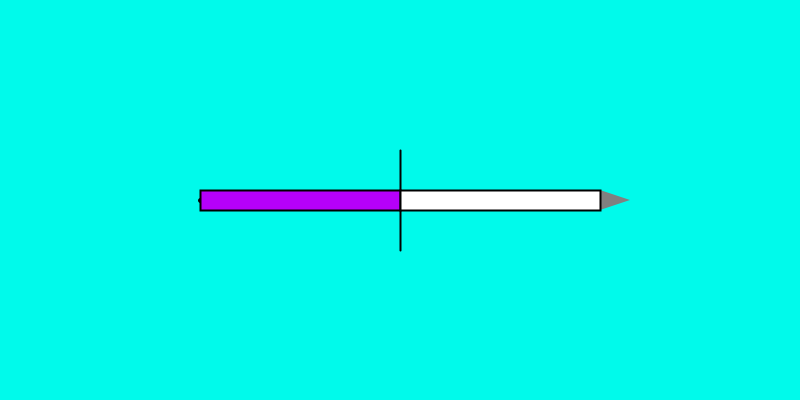
Frame 1 (no input)
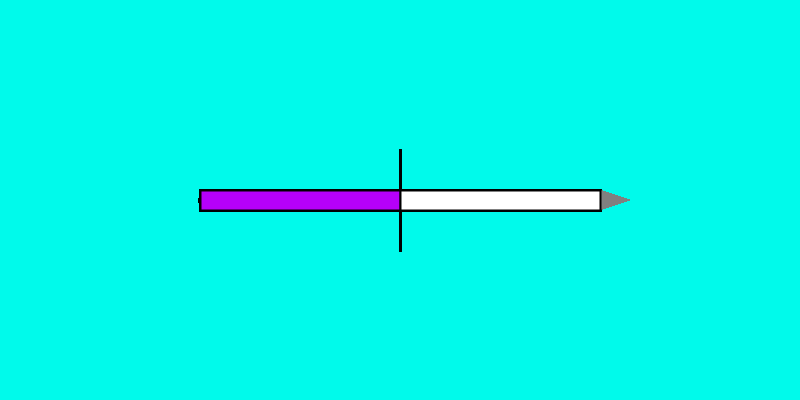
Frame 60 (the mouse pressed at the canvas centre just before this capture)
Frame 120 (the mouse held since frame 60 and released just before this capture): identical to frame 60, image omitted

The Processing sketch that drew these frames (run headless with seeded random() and noise(); from frame 60 on, the mouse is pressed at the canvas centre):

// Processing sketch: sixth_image_the_two_sides_of_my_soul
// ── sixth_image_the_two_sides_of_my_soul.pde
void setup() {
  size(800, 400);
  background(0, 250, 235); // makes te background aquamarine
}

void draw() {
 //Draws the shaft of the spear
  stroke(0);
  strokeWeight(5);
  line(200, 200, 600, 200);
  
  // creates the spearhead
  fill(128); // the fill is grey
  noStroke();
  triangle(600, 190, 630, 200, 600, 210); // this makes the tip of the spear
  
  // this code will divide thhe spear into both light and darkness
  strokeWeight(2);
  stroke(0);
  line(400, 150, 400, 250); // this line divides both sides to distinguish which side goes where.
  
  // this code will add color to both sides of the spear
  fill(182, 0, 250); // the dark half
  rect(200, 190, 200, 20);
  fill(255); // the light half
  rect(400, 190, 200, 20);
}
